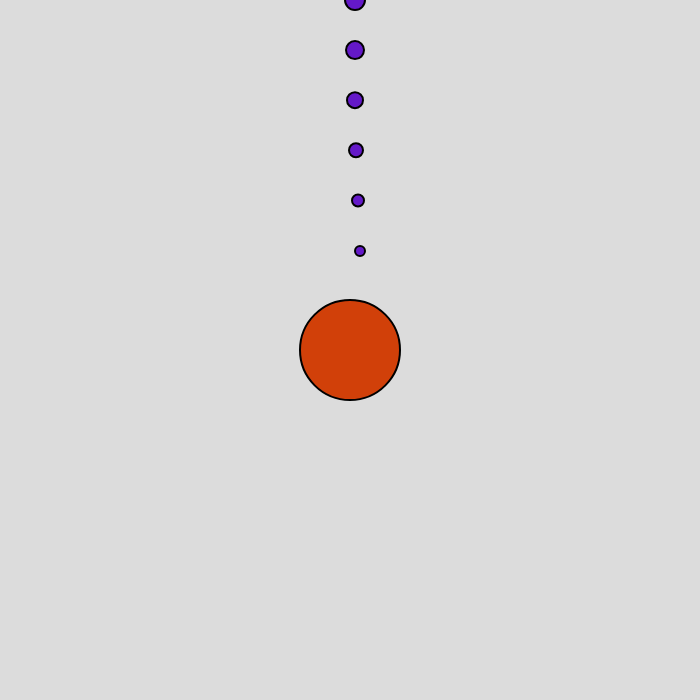
Frame 1 (no input)
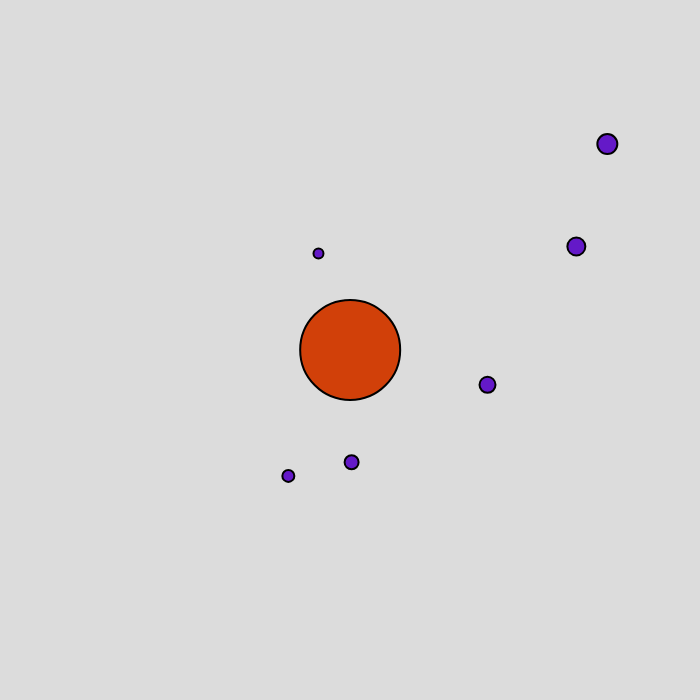
Frame 60 (no input)
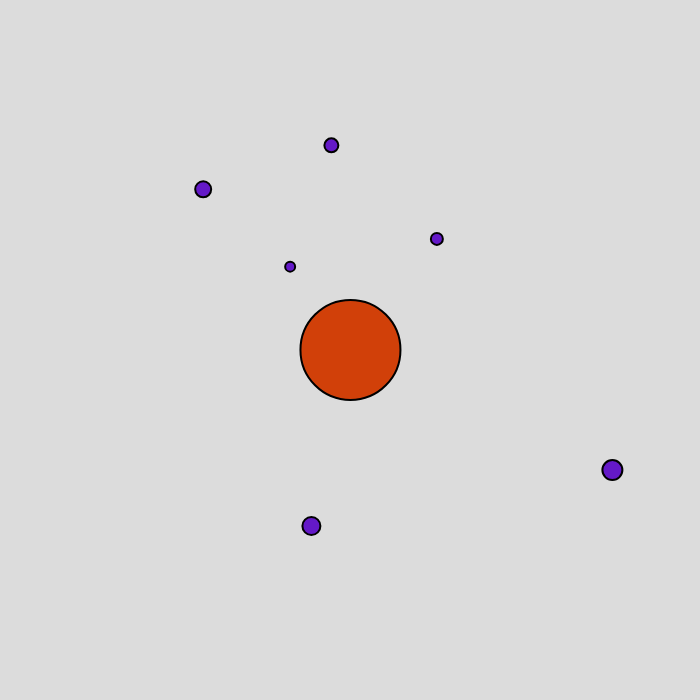
Frame 120 (the mouse pressed at the canvas centre since frame 60)

The p5.js sketch that drew these frames (run headless with seeded random() and noise() and a simulated clock; from frame 60 on, the mouse is pressed at the canvas centre):

// p5.js sketch
// ── sketch.js
let bodies = [];
function setup() {
  createCanvas(700, 700);
  solarSystem();
}

function draw() {
  background(220);
  for (let i = 0; i < bodies.length - 1; i++) {
    for (let j = i + 1; j < bodies.length; j++) {
      bodies[i].gravitate(bodies[j]);
    }
  }
  bodies.forEach((body) => {
    body.applyForce();
    body.update();
    body.draw();
  });
}

function threeBodyProblem() {
  bodies.push(new Body(118, 32, 1, 5));
  bodies.push(new Body(618, 32, 1, 5));
  bodies.push(new Body(368, 465.0127, 1, 5));
}

function solarSystem() {
  bodies.push(new Body(width / 2, height / 2, 10000, 50));
  bodies.push(new Body(width / 2, height / 2 - 100, 1, 5));
  bodies.push(new Body(width / 2, height / 2 - 150, 1, 6));
  bodies.push(new Body(width / 2, height / 2 - 200, 1, 7));
  bodies.push(new Body(width / 2, height / 2 - 250, 1, 8));
  bodies.push(new Body(width / 2, height / 2 - 300, 1, 9));
  bodies.push(new Body(width / 2, height / 2 - 350, 1, 10));

  bodies[0].type = SUN;
  bodies[1].velocity.set(10, 0);
  bodies[2].velocity.set(8, 0);
  bodies[3].velocity.set(6, 0);
  bodies[4].velocity.set(5, 0);
  bodies[5].velocity.set(5, 0);
  bodies[6].velocity.set(5, 0);
}

// ── body.js
class Body {
  constructor(x = width / 2, y = height / 2, mass = 1, radius = 10) {
    this.mass = mass; // Mass
    this.radius = radius; // radius
    this.pos = createVector(x, y); // Position
    this.force = createVector(0, 0); // Force experienced
    this.velocity = createVector(0, 0); // Velocity
    this.type = PLANET;
  }

  draw() {
    strokeWeight(2);
    stroke(0);
    this.type === SUN ? fill(209, 64, 9) : fill(100, 25, 200);
    circle(this.pos.x, this.pos.y, this.radius * 2);
  }

  gravitate(other) {
    // Calculate distance between two bodies
    const distance = p5.Vector.dist(this.pos, other.pos);

    if (distance < EPSILON) return;

    // Calculate gravitational direction
    let direction = p5.Vector.sub(other.pos, this.pos);
    direction.normalize();

    // Calculate magnitude of gravitational force
    let magnitude = (G * this.mass * other.mass) / (distance * distance);

    // Calculate gravitational force vector
    let forceVector = direction.copy().mult(magnitude);

    // Add gravitational force to both bodies
    this.force.add(forceVector);
    other.force.add(forceVector.copy().mult(-1));
  }

  applyForce() {
    // Apply force to this body
    const acceleration = this.force.copy().mult(1 / this.mass);
    this.velocity.add(acceleration);
    this.force.set(0, 0);
  }

  update() {
    // Update position of the body
    this.pos.add(this.velocity);
  }
}

// ── constants.js
const G = 1; // Universal Gravitation Constant
const EPSILON = 1e-6; // Tiny value
const SOLAR_MASS = 1e30; // Mass of sun
const SUN = "SUN"; // SUN
const PLANET = "PLANET"; // PLANET
